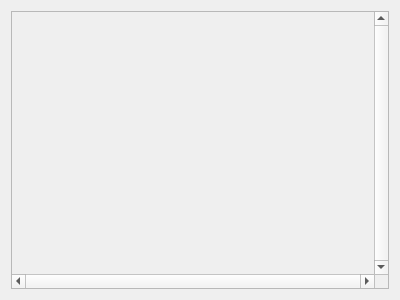
<?xml version="1.0" encoding="UTF-8"?>
<ui version="4.0">
 <class>ImageViewer</class>
 <widget class="QDialog" name="ImageViewer">
  <property name="geometry">
   <rect>
    <x>0</x>
    <y>0</y>
    <width>400</width>
    <height>300</height>
   </rect>
  </property>
  <property name="windowTitle">
   <string>View Image</string>
  </property>
  <layout class="QGridLayout" name="gridLayout">
   <item row="0" column="0">
    <widget class="QScrollArea" name="scrollArea">
     <property name="verticalScrollBarPolicy">
      <enum>Qt::ScrollBarAlwaysOn</enum>
     </property>
     <property name="horizontalScrollBarPolicy">
      <enum>Qt::ScrollBarAlwaysOn</enum>
     </property>
     <property name="widgetResizable">
      <bool>true</bool>
     </property>
     <widget class="QWidget" name="scrollAreaWidgetContents">
      <property name="geometry">
       <rect>
        <x>0</x>
        <y>0</y>
        <width>363</width>
        <height>263</height>
       </rect>
      </property>
      <layout class="QGridLayout" name="gridLayout_2">
       <item row="0" column="0">
        <widget class="QLabel" name="imageLabel">
         <property name="text">
          <string/>
         </property>
        </widget>
       </item>
      </layout>
     </widget>
    </widget>
   </item>
  </layout>
 </widget>
 <resources/>
 <connections/>
</ui>
